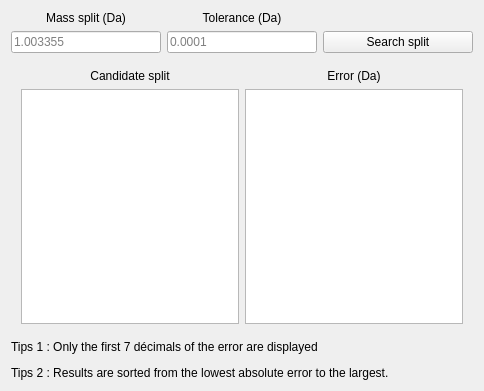
<?xml version="1.0" encoding="UTF-8"?>
<ui version="4.0">
 <class>isotopinator</class>
 <widget class="QWidget" name="isotopinator">
  <property name="geometry">
   <rect>
    <x>0</x>
    <y>0</y>
    <width>484</width>
    <height>391</height>
   </rect>
  </property>
  <property name="windowTitle">
   <string>Form</string>
  </property>
  <layout class="QGridLayout" name="gridLayout_3">
   <item row="0" column="0">
    <layout class="QVBoxLayout" name="verticalLayout">
     <item>
      <layout class="QGridLayout" name="gridLayout" columnstretch="1,1,1">
       <item row="1" column="0">
        <widget class="QLineEdit" name="mass_split_input">
         <property name="placeholderText">
          <string>1.003355</string>
         </property>
        </widget>
       </item>
       <item row="1" column="2">
        <widget class="QPushButton" name="search_mass_split_btn">
         <property name="text">
          <string>Search split</string>
         </property>
        </widget>
       </item>
       <item row="0" column="0">
        <widget class="QLabel" name="mass_split_label">
         <property name="text">
          <string>Mass split (Da)</string>
         </property>
         <property name="alignment">
          <set>Qt::AlignCenter</set>
         </property>
         <property name="margin">
          <number>10</number>
         </property>
        </widget>
       </item>
       <item row="0" column="1">
        <widget class="QLabel" name="tolerance_label">
         <property name="text">
          <string>Tolerance (Da)</string>
         </property>
         <property name="alignment">
          <set>Qt::AlignCenter</set>
         </property>
         <property name="margin">
          <number>10</number>
         </property>
        </widget>
       </item>
       <item row="1" column="1">
        <widget class="QLineEdit" name="tolerance_input">
         <property name="text">
          <string/>
         </property>
         <property name="placeholderText">
          <string>0.0001</string>
         </property>
        </widget>
       </item>
      </layout>
     </item>
     <item>
      <layout class="QGridLayout" name="gridLayout_2">
       <property name="leftMargin">
        <number>10</number>
       </property>
       <property name="topMargin">
        <number>10</number>
       </property>
       <property name="rightMargin">
        <number>10</number>
       </property>
       <property name="bottomMargin">
        <number>10</number>
       </property>
       <item row="1" column="0">
        <widget class="QListWidget" name="candidate_list">
         <property name="font">
          <font>
           <pointsize>14</pointsize>
          </font>
         </property>
         <property name="spacing">
          <number>0</number>
         </property>
        </widget>
       </item>
       <item row="0" column="0">
        <widget class="QLabel" name="candidate_label">
         <property name="text">
          <string>Candidate split</string>
         </property>
         <property name="alignment">
          <set>Qt::AlignCenter</set>
         </property>
         <property name="margin">
          <number>10</number>
         </property>
        </widget>
       </item>
       <item row="0" column="2">
        <widget class="QLabel" name="error_label">
         <property name="text">
          <string>Error (Da)</string>
         </property>
         <property name="alignment">
          <set>Qt::AlignCenter</set>
         </property>
         <property name="margin">
          <number>10</number>
         </property>
        </widget>
       </item>
       <item row="1" column="2">
        <widget class="QListWidget" name="error_list">
         <property name="font">
          <font>
           <family>Courier</family>
           <pointsize>14</pointsize>
          </font>
         </property>
        </widget>
       </item>
      </layout>
     </item>
     <item>
      <widget class="QLabel" name="isotopinator_tips_label">
       <property name="text">
        <string>&lt;html&gt;&lt;head/&gt;&lt;body&gt;&lt;p&gt;Tips 1 : Only the first 7 décimals of the error are displayed&lt;/p&gt;&lt;p&gt;Tips 2 : Results are sorted from the lowest absolute error to the largest.&lt;/p&gt;&lt;/body&gt;&lt;/html&gt;</string>
       </property>
       <property name="margin">
        <number>10</number>
       </property>
      </widget>
     </item>
    </layout>
   </item>
  </layout>
 </widget>
 <resources/>
 <connections/>
</ui>
